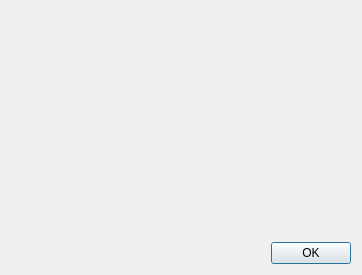
<?xml version="1.0" encoding="UTF-8"?>
<ui version="4.0">
 <class>DialogDemangle</class>
 <widget class="QDialog" name="DialogDemangle">
  <property name="windowModality">
   <enum>Qt::ApplicationModal</enum>
  </property>
  <property name="geometry">
   <rect>
    <x>0</x>
    <y>0</y>
    <width>362</width>
    <height>275</height>
   </rect>
  </property>
  <property name="windowTitle">
   <string>Demangle</string>
  </property>
  <property name="modal">
   <bool>true</bool>
  </property>
  <layout class="QVBoxLayout" name="verticalLayout">
   <item>
    <widget class="XDemangleWidget" name="widgetDemangle" native="true">
     <property name="sizePolicy">
      <sizepolicy hsizetype="Expanding" vsizetype="Expanding">
       <horstretch>0</horstretch>
       <verstretch>0</verstretch>
      </sizepolicy>
     </property>
    </widget>
   </item>
   <item>
    <layout class="QHBoxLayout" name="horizontalLayout">
     <item>
      <spacer name="horizontalSpacer">
       <property name="orientation">
        <enum>Qt::Horizontal</enum>
       </property>
       <property name="sizeHint" stdset="0">
        <size>
         <width>40</width>
         <height>20</height>
        </size>
       </property>
      </spacer>
     </item>
     <item>
      <widget class="QPushButton" name="pushButton">
       <property name="text">
        <string>OK</string>
       </property>
      </widget>
     </item>
    </layout>
   </item>
  </layout>
 </widget>
 <customwidgets>
  <customwidget>
   <class>XDemangleWidget</class>
   <extends>QWidget</extends>
   <header>xdemanglewidget.h</header>
   <container>1</container>
  </customwidget>
 </customwidgets>
 <resources/>
 <connections/>
</ui>
